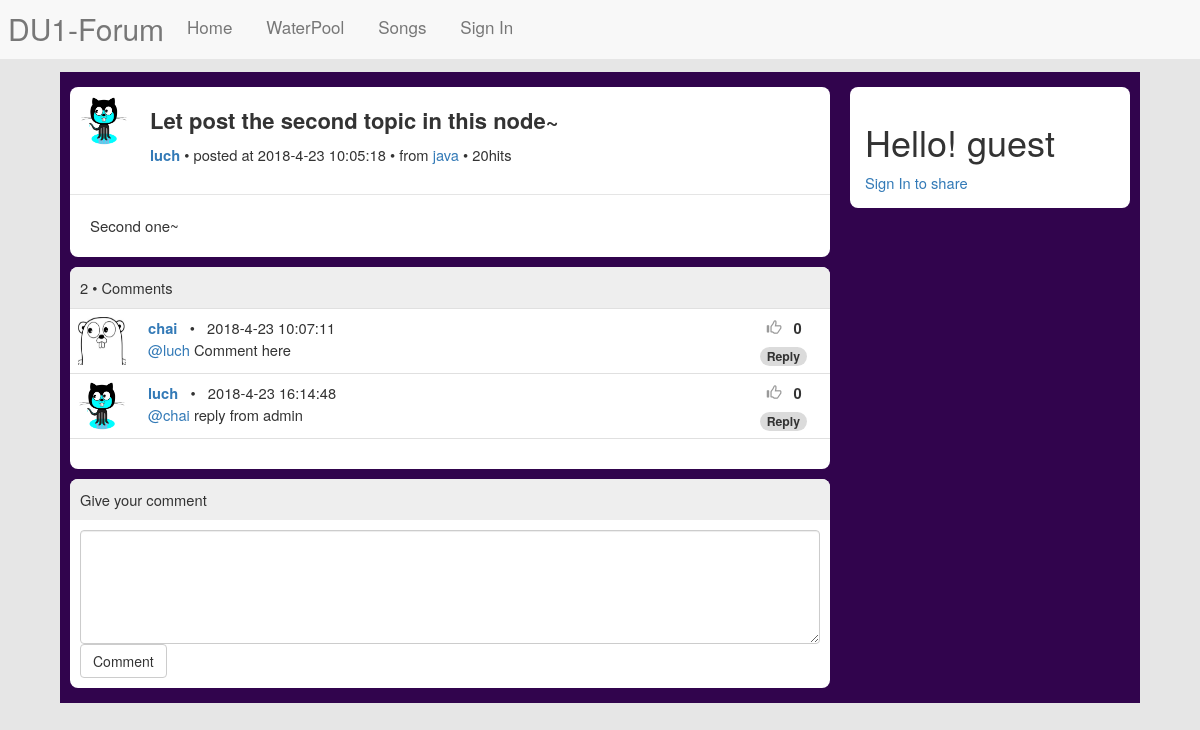
Screenshot of /topic/2 with the database file from the repository.
### models/user.py (models this page shows, shortened)
class UserCls(db.Model, ModelMixin):
    __tablename__ = 'users'
    id = db.Column(db.Integer, primary_key=True)
    username = db.Column(db.String(64), unique=True)
    password_hashed = db.Column(db.String(200))
    email = db.Column(db.String(64), default='')
    created_time = db.Column(db.String(64), default='')
    avatar = db.Column(db.String(100))
    topics = db.relationship('TopicCls', foreign_keys='TopicCls.user_id',
                             backref='user_ref', lazy='dynamic')
    newupdate_topics = db.relationship('TopicCls', foreign_keys='TopicCls.replyuser_id',
                                       backref='lastreplyer_ref', lazy='dynamic')
    comment_out = db.relationship('CommentCls', foreign_keys='CommentCls.sender_id',
                                   backref='sender_ref')
    comment_in = db.relationship('CommentCls', foreign_keys='CommentCls.receiver_id',
                                  backref='receiver_ref')
    topic_collection = db.relationship('TopicCollection', backref='user_ref',
                                       lazy='dynamic', order_by='desc(TopicCollection.id)')

### models/topic.py (models this page shows, shortened)
class TopicCls(db.Model, ModelMixin):
    __tablename__ = 'topics'
    id = db.Column(db.Integer, primary_key=True)
    title = db.Column(db.String(64))
    content = db.Column(db.String(256))
    created_time = db.Column(db.String(100))
    lastreplytime = db.Column(db.String(100))
    replycount = db.Column(db.Integer, default=0)
    views = db.Column(db.Integer, default=0)
    favor_num = db.Column(db.Integer, default=0)
    node_id = db.Column(db.Integer, db.ForeignKey('nodes.id'))
    user_id = db.Column(db.Integer, db.ForeignKey('users.id'))
    replyuser_id = db.Column(db.Integer, db.ForeignKey('users.id'))
    comments = db.relationship('CommentCls', backref='topic_ref')
    def view_add(self):
        self.views = (self.views or 0) + 1
        self.save()
    def get_customized_topic(self,cur_user):
        r = self.dict_response()
        if cur_user:
            user_id =cur_user.id
            r['islogined'] = True
            if not TopicCollection.query.filter_by(user_id=user_id, topic_id=self.id).first():
                r['iscollected'] = False
            else:
                r['iscollected'] = True
        else:
            r['islogined'] = False
        return r
    def get_customized_comments(self, cur_user):
        comments = self.comments
        cs = []
        for c in comments:
            r = c.dict_response()
            if cur_user:
                r['islogined'] = True
                user_id = cur_user.id
                if not CommentLike.query.filter_by(user_id=user_id, comment_id=c.id).first():
                    r['islike'] = False
                else:
                    r['islike'] = True
            else:
                r['islogined'] = False
            cs.append(r)
        return cs
    def dict_response(self):
        r = dict(
            id=self.id,
            title=self.title,
            username=self.user_ref.username,
            avatar=self.user_ref.avatar,
            created_time=self.created_time,
            node_id=self.node_id,
            node_name=self.node_ref.node_name,
            views=self.views,
            user_id=self.user_id,
            content=self.content,
            replycount=self.replycount,
        )
        return r

class CommentCls(db.Model, ModelMixin):
    __tablename__ = 'comments'
    id = db.Column(db.Integer, primary_key=True)
    content = db.Column(db.String(256))
    created_time = db.Column(db.String(100))
    like_num = db.Column(db.Integer, default=0)
    topic_id = db.Column(db.Integer, db.ForeignKey('topics.id'))
    sender_id = db.Column(db.Integer, db.ForeignKey('users.id'))
    receiver_id = db.Column(db.Integer, db.ForeignKey('users.id'))
    def dict_response(self):
        r = dict(
            id=self.id,
            avatar=self.sender_ref.avatar,
            sender_name=self.sender_ref.username,
            receiver_name=self.receiver_ref.username,
            created_time=self.created_time,
            content=self.content,
            sender_id=self.sender_ref.id,
            like_num=self.like_num,
        )
        return r

### models/node.py (models this page shows, shortened)
class NodeCls(db.Model, ModelMixin):
    __tablename__ = 'nodes'
    id = db.Column(db.Integer, primary_key=True)
    node_name = db.Column(db.String(64), unique=True)
    topics = db.relationship('TopicCls', backref='node_ref', lazy='dynamic')

### routes/topic.py (the view)
@main.route('/<int:id>')
def show(id):
    m = Model.query.get(id)
    if not m:
        return redirect(url_for('node_blue.show'))
    m.view_add()
    u = cur_user()
    token = ''
    if u:
        token = str(uuid.uuid4())
        csrftoken_map[token] = u.id
    topic = m.get_customized_topic(u)
    cs = m.get_customized_comments(u)
    return render_template('topic.html', topic=topic, comments=cs, cur_user=u, csrftoken=token)

### models/__init__.py (called while the page is built)
    def save(self):
        db.session.add(self)
        db.session.commit()

### routes/__init__.py (called while the page is built)
def cur_user():
    uid = session.get('user_id')
    if uid is not None:
        u = UserCls.query.get(uid)
        return u
    else:
        return uid

### templates/topic.html (shortened to what this page needs)
{% extends 'mybase.html' %}
{% block styles%}
{{ super() }}
<link href="{{url_for('static', filename='css/topic.css')}}" rel="stylesheet">
{% endblock styles %}
{% block content %}
<div class="content bbs-box majorbar">
    <div class="topic-container">
        <div class="topic-header">
            <a class="topic-cell-avatar" href="{{url_for('user_blue.profile', username=topic.username)}}">
                <img class="bbs-avatar" src="{{topic.avatar}}">
            </a>
            <div class="topic-header-cell">
                <div class="topic-full-title">{{topic.title}}</div>
                <div class="topic-info" data-id="{{topic.id}}">
                    <strong><a href="{{url_for('user_blue.profile', username=topic.username)}}">{{topic.username}}</a></strong>
                      •
                    posted at
                    <time>{{topic.created_time}}</time>
                      •
                    from
                    <a href="{{url_for('node_blue.show', id=topic.node_id)}}">{{topic.node_name}}</a>
                      •
                    {{topic.views}}hits
                </div>
            </div>
        </div>
        <div class="topic-full-body">
            {{topic.content}}
        </div>
    </div>
</div>
<div class=" bbs-box majorbar">
    <div class="bbs-box-header">
        <span>{{topic.replycount}}&nbsp;•&nbsp;Comments</span>
    </div>
    <ul class="ul-comments">
        {% for c in comments %}
        <li class="li-comment" data-id="{{c.id}}">
            <div class="comment-item-container">
                <a class="comment-cell-avatar" href="{{url_for('user_blue.profile', username=c.sender_name)}}">
                    <img class="bbs-avatar" src="{{c.avatar}}" height="48" width="48">
                </a>
                <div class="comment-buttons">
                    <div class="comment-btn-like">
                        {% if c.islogined %}
                            {% if c.islike%}
                            <a href="#"><span class="glyphicon glyphicon-thumbs-up comment-like-icon"></span></a>
                            {% else %}
                            <a href="#"><span class="glyphicon glyphicon-thumbs-up comment-like-icon like-icon-unhit"></span></a>
                            {% endif %}
                        {% else %}
                            <a href="#"><span class="glyphicon glyphicon-thumbs-up like-icon-unhit"></span></a>
                        {% endif %}
                        <label class="comment-like-num">{{c.like_num}}</label>
                    </div>
                    <label class="comment-reply-btn">Reply</label>
                </div>
                <div class="comment-cell">
                    <div class="comment-info">
                        <strong><a href="{{url_for('user_blue.profile', username=c.sender_name)}}">{{c.sender_name}}</a></strong>
                        &nbsp;  •  &nbsp;
                        <time>{{c.created_time}}</time>
                    </div>
                    <div class="comment-content">
                        <a href="{{url_for('user_blue.profile', username=c.receiver_name)}}">
                            @{{c.receiver_name}}
                        </a>
                        {{c.content}}
                    </div>
                </div>
            </div>
        </li>
        {% endfor %}
    </ul>
</div>
<div class=" bbs-box majorbar">
    <div class="bbs-box-header">
        <span>Give your comment</span>
    </div>
    <div class="bbs-box-cell bbs-comment-post">
        <form role="form" action="{{url_for('comment_blue.new')}}" method="post">
            <div>
                <textarea id="id-comment-content" class="form-control" rows="5" name="content"></textarea>
            </div>
            <button id="id-comment-submit" class="btn btn-default" type="submit">Comment</button>
        </form>
    </div>
</div>
{% endblock content %}

### templates/mybase.html (shortened to what this page needs)
{% extends "bootstrap/base.html" %}
{% block styles%}
<link href="{{url_for('static', filename='css/bootstrap.min.css')}}" rel="stylesheet">
<link href="{{url_for('static', filename='css/bbs.css')}}" rel="stylesheet">
<link href="{{url_for('static', filename='css/sweetalert2.min.css')}}" rel="stylesheet">
{% endblock styles %}
{% block body %}
{% block topbar %}
<div class="bbs-nav-container">
    <div class="bbs-nav-header"><a href="#">DU1-Forum</a></div>
    <div class="bbs-nav-cell" align="">
        <a class="bbs-navcell-item" href="{{ url_for('node_blue.show') }}">Home</a>
        <a class="bbs-navcell-item" href="#">WaterPool</a>
        <a class="bbs-navcell-item" href="#">Songs</a>
        {% if cur_user %}
        <a class="bbs-navcell-item" href="{{ url_for('auth_blue.signout') }}">Sign Out</a>
        {% else %}
        <a class="bbs-navcell-item" href="{{ url_for('auth_blue.signin') }}">Sign In</a>
        {% endif %}
    </div>
</div>
{% endblock topbar %}
<div class="main">
    {% block main %}
    {% block sidebar %}
    <div class="sidebar bbs-box">
        {% if cur_user %}
        <div>
            <a href="{{url_for('user_blue.profile', username= cur_user.username)}}">
                <img class="bbs-avatar" src="{{cur_user.avatar}}" height="48" width="55">
            </a>
            <span class="greeting"><a href="{{url_for('user_blue.profile', username= cur_user.username)}}">{{cur_user.username}}</a></span>
        </div>
        {% else %}
        <h1>Hello! guest</h1>
        <a href="/signin">Sign In to share</a>
        {% endif %}
    </div>
    {% endblock sidebar %}
    {% block content %}
    {% endblock content %}
    {% endblock %}
</div>
{% endblock body %}

### static/css/bbs.css (style rules this page uses)
body { margin: 0; background: #e6e6e6; padding-top: 52px; }
.main { margin: 20px auto; width: 80%; padding-top: 5px; padding-bottom: 5px; background: #31044d; max-width: 900px; min-width: 1080px; }
.majorbar { margin: 10px 310px 10px 10px; background: white; font-size: 105%; }
.sidebar { width: 280px; font-size: 105%; float: right; margin: 10px 10px 10px 10px; padding:15px; }
.bbs-nav-container { position: fixed; z-index: 10; top: 0px; width: 100%; background-color: #f8f8f8; font-family: "Helvetica Neue",Helvetica,Arial,sans-serif; }
.bbs-nav-container a { text-decoration: none; display: inline-block; color: #777; }
.bbs-nav-header { float: left; }
.bbs-nav-header a { font-size: 30px; padding: 8px; }
.bbs-navcell-item { display: inline-block; font-size: 17px; padding: 15px; }
.bbs-box { border-radius: 8px; background: white; overflow: hidden; }
.bbs-box-header { background: #eee; padding: 10px; }
.bbs-box-cell { padding: 10px; }
.bbs-avatar { height: 48px; width: 48px; }

### static/css/topic.css (style rules this page uses)
.topic-cell-avatar, .comment-cell-avatar { float: left; }
.topic-header { padding: 10px; }
.topic-header-cell { margin-left: 70px; margin-right: 10px; word-break: break-word; }
.topic-full-title { font-size: 22px; font-weight: 700; margin: 8px 0; }
.topic-info { margin-bottom: 18px; }
.topic-full-body { font-size: 15px; padding: 20px; border-top: 1px solid #e5e5e5; word-break: break-word; }
.ul-comments { list-style-type: none; padding: 0px; margin: 0px 0px 30px 0px; border-top: 1px solid #e0e0e0; }
.ul-comments .li-comment { padding: 8px; border-bottom: 1px solid #e0e0e0; }
.comment-item-container { min-height: 48px; }
.comment-cell { margin-left: 70px; margin-right: 90px; word-break: break-word; }
.like-icon-unhit { color: #999; }
.comment-btn-like { padding-left: 7px; }
.comment-buttons { float: right; border-radius: 12px; padding-right: 15px; }
.comment-reply-btn { background: rgba(0, 0, 0, 0.14); border: none; border-radius: 12px; font-size: smaller; padding: 1px 7px; margin: 0; cursor: pointer; }

### rows the page displays
UserCls: avatar (placeholder picture), username "luch", receiver_name "luch", sender_name "luch"
TopicCls: title "Let post the second topic in this node~", content "Second one~"
NodeCls: node_name "java"
UserCls: avatar (placeholder picture), sender_name "chai", receiver_name "chai"
CommentCls: content "Comment here"
CommentCls: content "reply from admin"

### other values shown
{{ topic.views }} "20"
{{ topic.replycount }} "2"
{{ c.like_num }} "0" "0"
